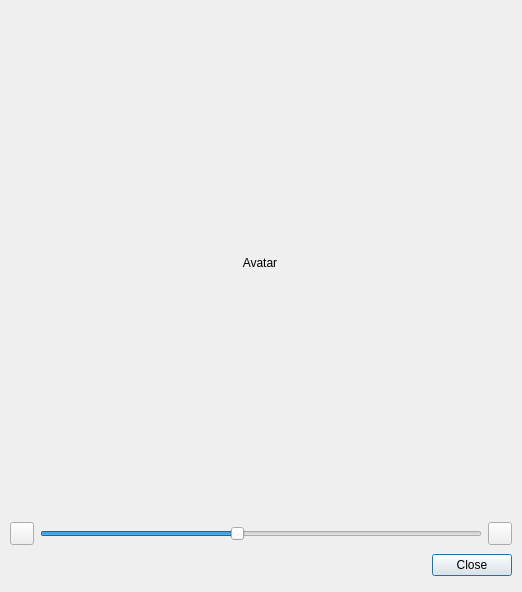
<?xml version="1.0" encoding="UTF-8"?>
<ui version="4.0">
 <class>uiUserAvatar</class>
 <widget class="QDialog" name="uiUserAvatar">
  <property name="geometry">
   <rect>
    <x>0</x>
    <y>0</y>
    <width>522</width>
    <height>592</height>
   </rect>
  </property>
  <property name="minimumSize">
   <size>
    <width>522</width>
    <height>592</height>
   </size>
  </property>
  <property name="maximumSize">
   <size>
    <width>522</width>
    <height>592</height>
   </size>
  </property>
  <property name="windowTitle">
   <string>Avatar</string>
  </property>
  <property name="windowIcon">
   <iconset resource="../scc.qrc">
    <normaloff>:/images/logo16x16.png</normaloff>:/images/logo16x16.png</iconset>
  </property>
  <widget class="QWidget" name="verticalLayoutWidget">
   <property name="geometry">
    <rect>
     <x>10</x>
     <y>10</y>
     <width>502</width>
     <height>572</height>
    </rect>
   </property>
   <layout class="QVBoxLayout" name="verticalLayout">
    <item>
     <widget class="QLabel" name="label_avatar">
      <property name="minimumSize">
       <size>
        <width>500</width>
        <height>500</height>
       </size>
      </property>
      <property name="maximumSize">
       <size>
        <width>500</width>
        <height>500</height>
       </size>
      </property>
      <property name="text">
       <string>Avatar</string>
      </property>
      <property name="alignment">
       <set>Qt::AlignCenter</set>
      </property>
     </widget>
    </item>
    <item>
     <layout class="QHBoxLayout" name="horizontalLayout">
      <item>
       <widget class="QToolButton" name="toolButton_zoom_out">
        <property name="text">
         <string/>
        </property>
       </widget>
      </item>
      <item>
       <widget class="QSlider" name="horizontalSlider">
        <property name="minimum">
         <number>1</number>
        </property>
        <property name="maximum">
         <number>10</number>
        </property>
        <property name="pageStep">
         <number>1</number>
        </property>
        <property name="value">
         <number>5</number>
        </property>
        <property name="orientation">
         <enum>Qt::Horizontal</enum>
        </property>
       </widget>
      </item>
      <item>
       <widget class="QToolButton" name="toolButton_zoom_in">
        <property name="text">
         <string/>
        </property>
       </widget>
      </item>
     </layout>
    </item>
    <item>
     <widget class="QDialogButtonBox" name="buttonBox">
      <property name="orientation">
       <enum>Qt::Horizontal</enum>
      </property>
      <property name="standardButtons">
       <set>QDialogButtonBox::Close</set>
      </property>
     </widget>
    </item>
   </layout>
  </widget>
 </widget>
 <resources>
  <include location="../scc.qrc"/>
 </resources>
 <connections/>
</ui>
